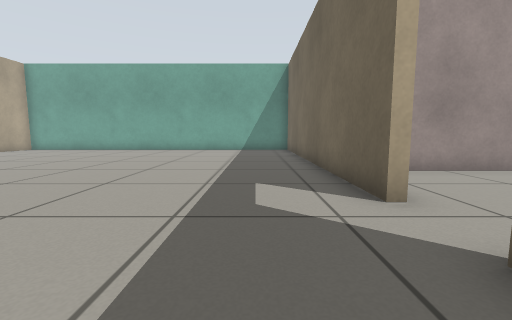
view 1 (above)

23 first-person views from a walk through a world built for the Gazebo simulator. The camera is 0.5 m above the floor, tilts 6° down and sees 90° across. The floor is counted in squares, 0.5 m on a side. Each view is taken from the middle of a square. On the plan, view 1 faces up. The plan holds only what a view shows up to about 11 squares ahead; the rest is blank. The place goes on beyond the plan.

view 2
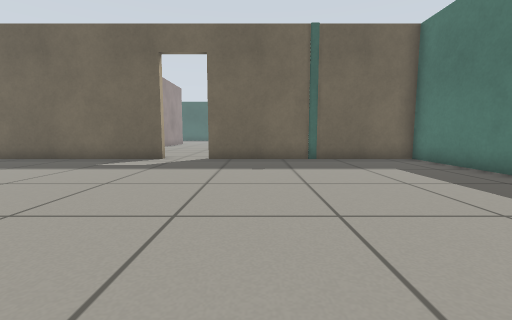

view 3
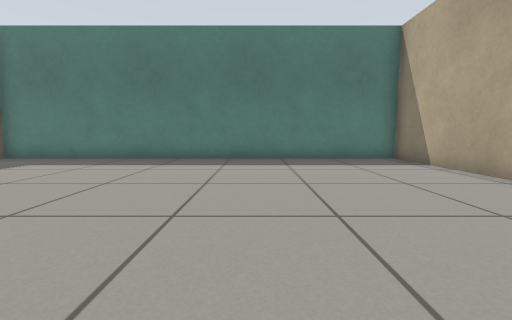

view 4
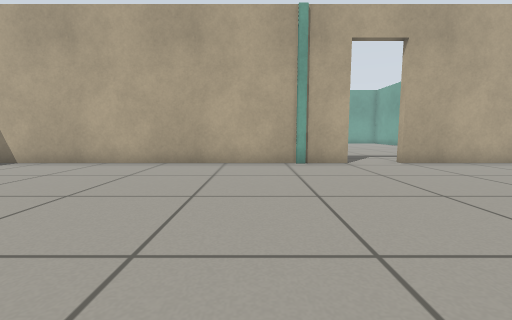

view 5
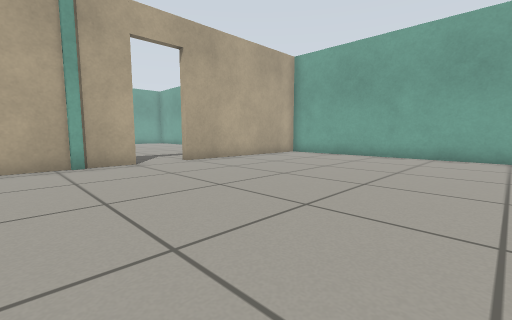

view 6
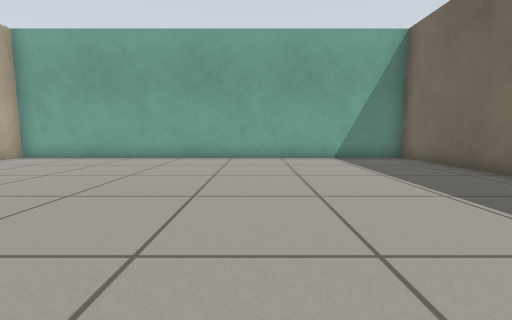

view 7
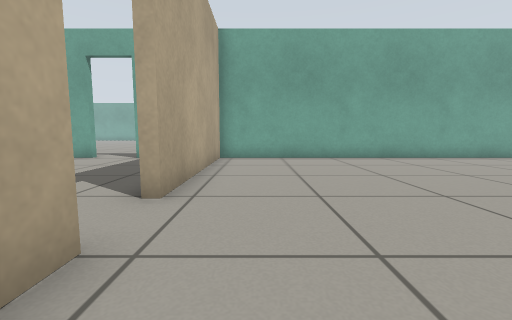

view 8
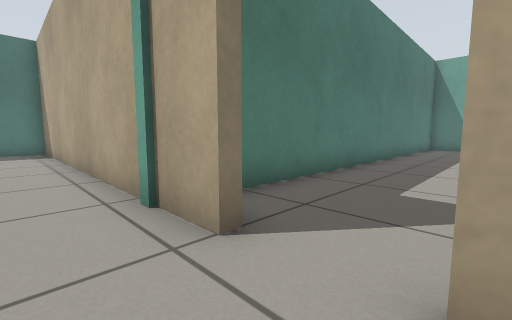

view 9
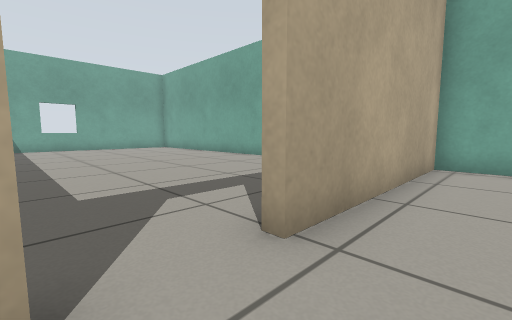

view 10
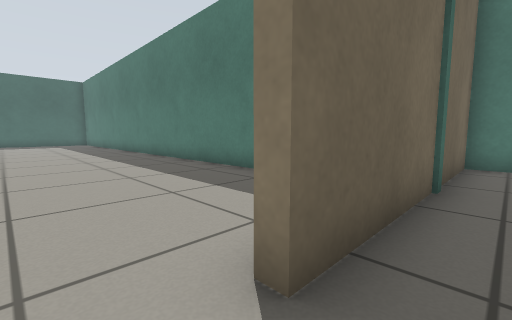

view 11
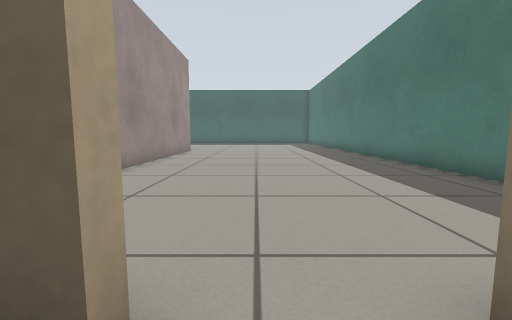

view 12
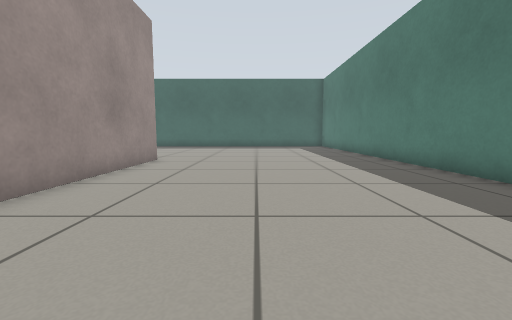

view 13
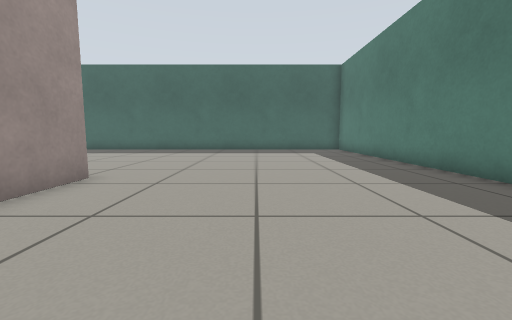

view 14
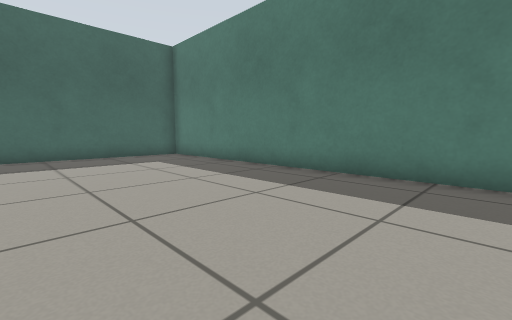

view 15
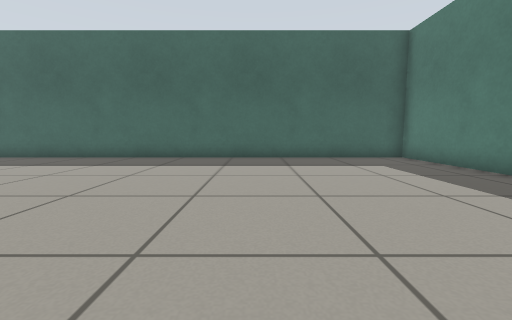

view 16
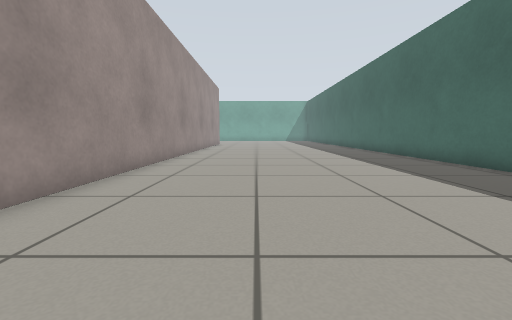

view 17
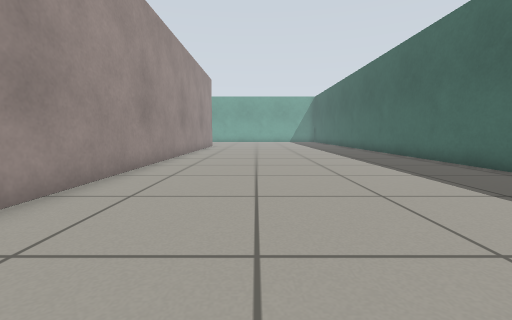

view 18
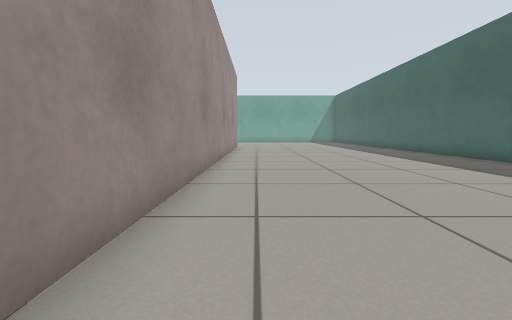

view 19
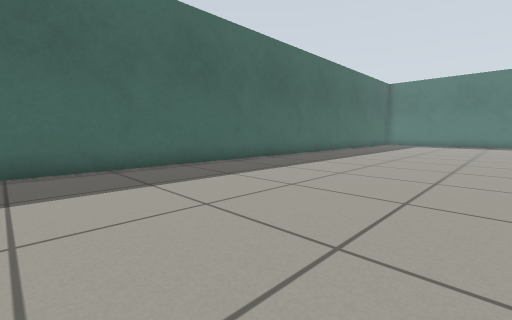

view 20
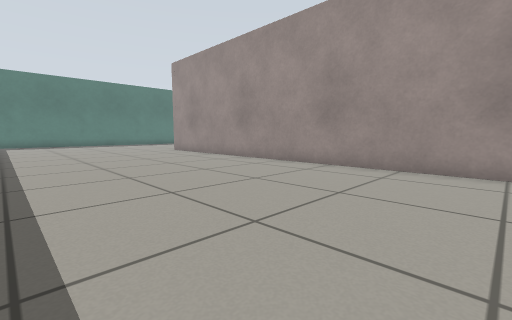

view 21
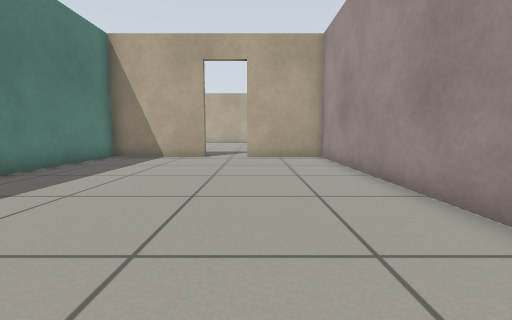

view 22
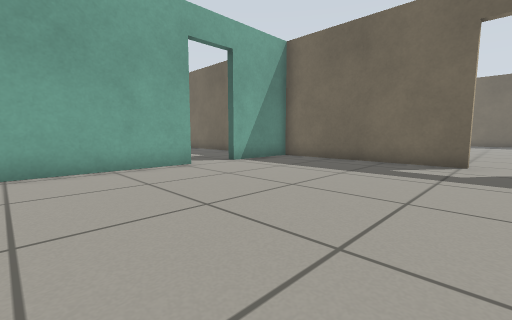

view 23
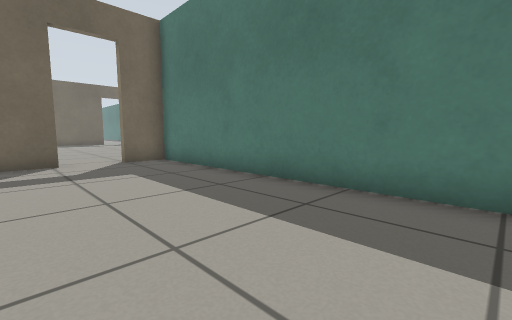

### Floor plan
Points are (right, up) in squares from view 1. A wall is a line through its corners. A room is listed if a view was taken in it or the views show most of it. See-through windows are left out.
Room 1 (views 1, 2, 3, 4, 5, 6, 7, 8, 9, 10, 11)
walls: (-13.5, 7) (-13.5, -6.1) (1.9, -6.1) (1.9, 1.9); (1.9, 3.5) (1.9, 15.3) (-13.5, 15.3) (-13.5, 8.8)
ways out: open door at (2, 2.5) to room 2; open door at (-14, 7.5) to room 3
Room 2 (views 12, 13, 14, 15, 16, 17, 18, 19, 20, 21)
walls: (15.7, 6.7) (2.2, 6.7) (2.2, 3.6); (15.6, 21.2) (15.6, 8.2); (2.2, 1.9) (2.2, -2) (25.5, -2) (25.5, 21.4)
ways out: open door at (2, 2.5) to room 1
Room 3 (views 22, 23)
walls: (-18.6, 15.3) (-23.1, 15.3); (-13.8, 8.8) (-13.8, 14.7); (-14.2, 15.3) (-16.9, 15.3); (-23.5, 5.6) (-13.8, 5.6) (-13.8, 7)
ways out: open door at (-14, 7.5) to room 1; open door at (-17.5, 15.5)

Where each view was taken, in squares from view 1:
view 1: 0 up, 0 right, facing up
view 2: 0 up, 8 left, facing right
view 3: 4 up, 8 left, facing down
view 4: 4 up, 5 left, facing left
view 5: 4 up, 5 left, facing up-left
view 6: 5 up, 4 left, facing up
view 7: 5 up, 12 left, facing up
view 8: 9 up, 12 left, facing down-left
view 9: 7 up, 12 left, facing up-left
view 10: 3 up, 1 right, facing down-right
view 11: 3 up, 1 right, facing right
view 12: 3 up, 6 right, facing right
view 13: 3 up, 10 right, facing right
view 14: 4 up, 14 right, facing down-right
view 15: 4 up, 15 right, facing right
view 16: 5 up, 19 right, facing up
view 17: 9 up, 19 right, facing up
view 18: 10 up, 17 right, facing up
view 19: 21 up, 18 right, facing down-right
view 20: 21 up, 23 right, facing down-left
view 21: 4 up, 13 right, facing left
view 22: 8 up, 23 left, facing up-right
view 23: 10 up, 23 left, facing down-right
